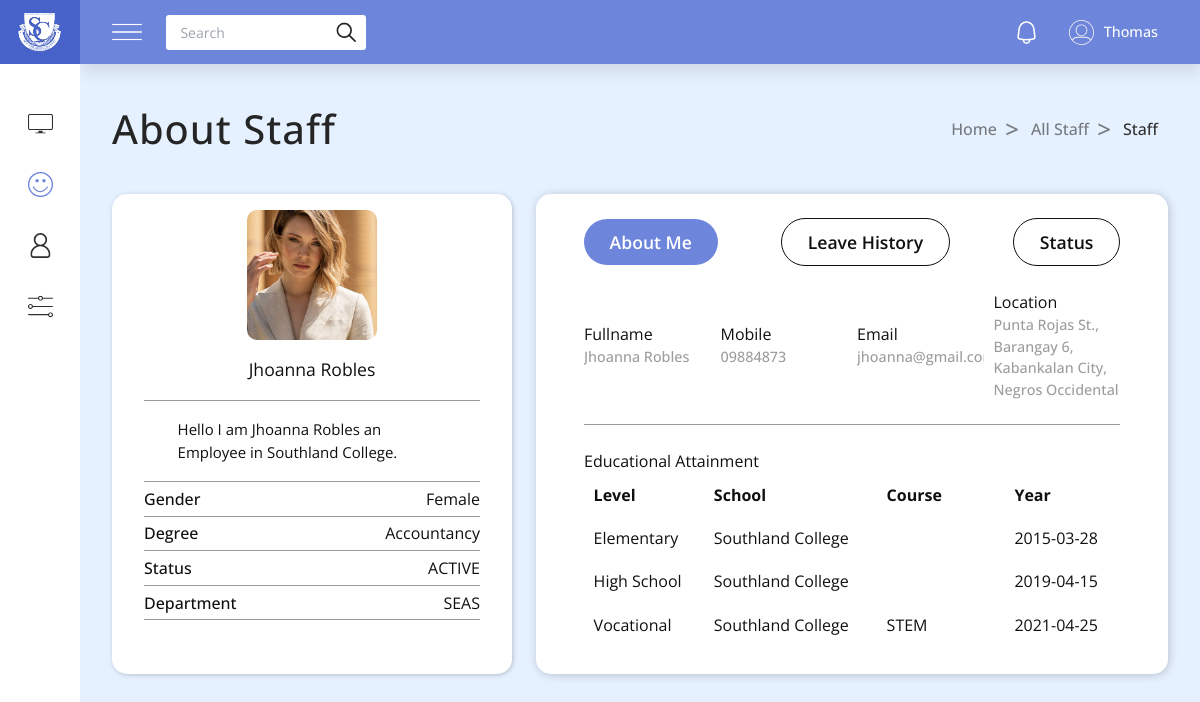
/admin/about_staff.php?id=30303 (signed in), run on the app's committed database.
### tables this page shows
CREATE TABLE `employee_tbl` (
  `employee_id` int(11) NOT NULL,
  `fname` varchar(255) NOT NULL,
  `mname` varchar(255) NOT NULL,
  `lname` varchar(255) NOT NULL,
  `date_of_birth` date NOT NULL,
  `place_of_birth` varchar(255) NOT NULL,
  `sex` varchar(255) NOT NULL,
  `blood_type` varchar(255) NOT NULL,
  `civil_status` varchar(255) NOT NULL,
  `tin_id` varchar(100) NOT NULL,
  `citizenship` varchar(255) NOT NULL,
  `sss_no` varchar(100) NOT NULL,
  `pagibig_no` varchar(100) NOT NULL,
  `philhealth_no` varchar(100) NOT NULL,
  `height` float NOT NULL,
  `weight` float NOT NULL,
  `residential_address` varchar(255) NOT NULL,
  `permanent_address` varchar(255) NOT NULL,
  `email` varchar(255) NOT NULL,
  `contact_number` varchar(100) NOT NULL,
  `status` varchar(255) NOT NULL DEFAULT 'ACTIVE',
  `photo_path` varchar(255) DEFAULT NULL,
  `department` varchar(255) NOT NULL
);

CREATE TABLE `college_tbl` (
  `employee_id` int(11) NOT NULL,
  `schoolname` varchar(255) NOT NULL,
  `address` varchar(255) NOT NULL,
  `course` varchar(255) NOT NULL,
  `year_graduate` date NOT NULL
);

CREATE TABLE `elementary_tbl` (
  `employee_id` int(11) NOT NULL,
  `schoolname` varchar(255) NOT NULL,
  `address` varchar(255) NOT NULL,
  `year_graduate` varchar(255) NOT NULL
);

CREATE TABLE `highschool_tbl` (
  `employee_id` int(11) NOT NULL,
  `schoolname` varchar(255) NOT NULL,
  `address` varchar(255) NOT NULL,
  `course` varchar(255) NOT NULL,
  `year_graduate` date NOT NULL
);

CREATE TABLE `vocational_tbl` (
  `employee_id` int(11) NOT NULL,
  `schoolname` varchar(255) NOT NULL,
  `address` varchar(255) NOT NULL,
  `course` varchar(255) NOT NULL,
  `year_graduate` date NOT NULL
);

### admin/about_staff.php (the view, shortened to what this page needs)
<?php
include('includes/connection.php');
if (isset($_GET['id'])) {
    $id = $_GET['id'];
    $query = "SELECT * from employee_tbl WHERE employee_id = $id";
    $query_res = mysqli_query($conn, $query);
    while ($row = mysqli_fetch_assoc($query_res)) {
        $fname = $row['fname'];
        $lname = $row['lname'];
        $email = $row['email'];
        $sex = $row['sex'];
        $contact = $row['contact_number'];
        $permanent_address = $row['permanent_address'];
        $photo_path = $row['photo_path'];
        $status = $row['status'];
        $department = $row['department'];
    }
    $query = "SELECT * FROM elementary_tbl WHERE employee_id = $id";
    $query_res = mysqli_query($conn, $query);
    if ($row = mysqli_fetch_assoc($query_res)) {
        $elem_school = $row['schoolname'];
        $elem_year = $row['year_graduate'];
    }
    $query = "SELECT * FROM highschool_tbl WHERE employee_id = $id";
    $query_res = mysqli_query($conn, $query);
    if ($row = mysqli_fetch_assoc($query_res)) {
        $highschool_school = $row['schoolname'];
        $highschool_year = $row['year_graduate'];
    }
    $query = "SELECT * FROM vocational_tbl WHERE employee_id = $id";
    $query_res = mysqli_query($conn, $query);
    if ($row = mysqli_fetch_assoc($query_res)) {
        $vocational_school = $row['schoolname'];
        $vocational_course = $row['course'];
        $vocational_year = $row['year_graduate'];
    }
    $query = "SELECT * FROM college_tbl WHERE employee_id = $id";
    $query_res = mysqli_query($conn, $query);
    if ($row = mysqli_fetch_assoc($query_res)) {
        $college_school = $row['schoolname'];
        $college_course = $row['course'];
        $college_year = $row['year_graduate'];
    }
}
$active = "about staff";
?>
<!DOCTYPE html>
<html lang="en">
<head>
    <link rel="stylesheet" href="styles/nav.css" />
    <link rel="stylesheet" href="styles/about.css" />
    <script src="https://cdn.tailwindcss.com"></script>
</head>
<body>
    <?php require 'partials/aside.php' ?>
    <?php require 'partials/nav.php' ?>
    <section class="section">
        <div class="section-title">
            <h1>About Staff</h1>
            <div class="breadcrumbs">
                <a href="/hrms/admin/">Home</a>
                <a href="/hrms/admin/all_staff.php">All Staff</a>
                <a href="#">Staff</a>
            </div>
        </div>
        <div class="about-container">
            <div class="about-profile">
                <div class="prof-img">
                    <img src="<?= $photo_path ? $photo_path : "images/profile-black.svg" ?>" alt="profile">
                </div>
                <div class="profile-desc">
                    <div class="profile-name">
                        <?php echo "<h1>$fname $lname</h1>"; ?>
                    </div>
                    <div class="profile-info">
                        <p>Hello I am <?php echo "$fname $lname" ?> an Employee in Southland College.</p>
                    </div>
                    <div class="bordered-info">
                        <h3>Gender</h3>
                        <?php echo "<p>$sex</p>"; ?>
                    </div>
                    <div class="bordered-info">
                        <h3>Degree</h3>
                        <span><?php echo "$college_course" ?></span>
                    </div>
                    <div class="bordered-info">
                        <h3>Status</h3>
                        <span><?php echo $status ?></span>
                    </div>
                    <div class="bordered-info">
                        <h3>Department</h3>
                        <span><?php echo $department ?></span>
                    </div>
                </div>
            </div>
            <div class="about">
                <div class="about-me">
                    <button>About Me</button>
                    <a href="leave_history.php?id=<?php echo $id; ?>">
                        <button class="history-btn">Leave History</button>
                    </a>
                    <button class="status-btn">Status</button>
                </div>
                <div class="info">
                    <div class="flex-1 w-1/4 overflow-hidden text-ellipsis">
                        <h3>Fullname</h3>
                        <?php echo "<p>$fname $lname</p>"; ?>
                    </div>
                    <div class="flex-1 w-1/4 overflow-hidden text-ellipsis">
                        <h3>Mobile</h3>
                        <?php echo "<p>$contact</p>"; ?>
                    </div>
                    <div class="flex-1 w-1/4 overflow-hidden text-ellipsis">
                        <h3>Email</h3>
                        <?php echo "<p>$email</p>"; ?>
                    </div>
                    <div class="flex-1 w-1/4 overflow-hidden text-ellipsis">
                        <h3>Location</h3>
                        <?php echo "<p>$permanent_address</p>"; ?>
                    </div>
                </div>
                <div class="desc">
                    <h3>Educational Attainment</h3>
                    <div class="desc-cont">
                        <table>
                            <tr>
                                <th>Level</th>
                                <th>School</th>
                                <th>Course</th>
                                <th>Year</th>
                            </tr>
                            <tr>
                                <td>Elementary</td>
                                <td><?php echo $elem_school ?></td>
                                <td></td>
                                <td><?php echo $elem_year ?></td>
                            </tr>
                            <tr>
                                <td>High School</td>
                                <td><?php echo $highschool_school ?></td>
                                <td></td>
                                <td><?php echo $highschool_year ?></td>
                            </tr>
                            <tr>
                                <td>Vocational</td>
                                <td><?php echo $vocational_school ?></td>
                                <td><?php echo $vocational_course ?></td>
                                <td><?php echo $vocational_year ?></td>
                            </tr>
                            <tr>
                                <td>College</td>
                                <td><?php echo $college_school ?></td>
                                <td><?php echo $college_course ?></td>
                                <td><?php echo $college_year ?></td>
                            </tr>
                        </table>
                    </div>
                </div>
            </div>
        </div>
    </section>
</body>
</html>

### admin/styles/nav.css (style rules this page uses)
.profile-info { text-align: center; }

### admin/styles/about.css (style rules this page uses)
body { display: flex; }
:root { --profile-height: 30rem; }
.about-container { display: flex; justify-content: center; align-items: center; gap: 1.5rem; }
.about-profile { width: 25rem; height: var(--profile-height); display: flex; flex-direction: column; justify-content: start; align-items: center; background: #fff; border-radius: 15px; padding: 1rem 2rem 1.5rem 2rem; flex-shrink: 0; box-shadow: 1px 1px 5px rgba(0, 0, 0, 0.2); }
.prof-img { width: 130px; height: 130px; }
.prof-img img { max-width: 100%; width: 100%; height: 100%; object-fit: cover; object-position: center; border-radius: 10px; }
.profile-desc { display: flex; flex-direction: column; justify-content: start; align-items: center; }
.profile-desc .profile-name { display: flex; flex-direction: column; align-items: center; padding: 1rem 0; }
.profile-desc .profile-name h1 { font-size: 1.1rem; }
.profile-desc .profile-info { padding: 1.1rem 2.1rem; border-top: 1px solid #9d9d9d; border-bottom: 1px solid #9d9d9d; }
.profile-desc .profile-info p { white-space: pre-line; text-justify: justify; text-align: start; font-size: 15px; }
.bordered-info { width: 100%; border-bottom: 1px solid #9d9d9d; display: flex; justify-content: space-between; padding: 0.3rem 0; }
.bordered-info h3 { font-size: 1rem; font-weight: 500; }
.bordered-info span { font-weight: 400; }
.about { width: 100%; min-height: var(--profile-height); max-height: var(--profile-height); background: #fff; border-radius: 15px; display: flex; flex-direction: column; padding: 1.5rem 3rem; gap: 1.5rem; box-shadow: 1px 1px 10px rgba(0, 0, 0, 0.2); }
.about-me { display: flex; align-items: center; justify-content: space-between; width: 100%; }
.about-me button { font-size: 1.1rem; font-weight: 600; text-align: center; padding: 0.6rem 1.6rem; background: #6d85db; color: white; border-radius: 50px; }
.about-me .history-btn { background: white; color: #101010; border: 1px solid #101010; cursor: pointer; transition: 0.2s ease-in-out; }
.about-me .status-btn { background: white; color: #101010; border: 1px solid #101010; cursor: pointer; transition: 0.2s ease-in-out; }
.about .info { display: flex; justify-content: space-between; align-items: center; text-overflow: ellipsis; gap: 10px; }
.about .info div { width: 100%; display: flex; flex-direction: column; justify-content: start; align-items: start; }
.about .info div h3 { font-size: 1rem; }
.about .info div p { font-size: 0.9rem; font-weight: 500; color: #9d9d9d; }
.about .desc { width: 100%; height: 100%; padding: 1.5rem 0; border-top: 1px solid #9d9d9d; overflow-x: hidden; text-overflow: ellipsis; }
table { justify-content: center; align-items: center; width: 100%; overflow: hidden; }
td, th { text-align: left; padding: 0.6rem; }

### admin/styles/main.css (style rules this page uses)
*, *::after, *::before { margin: 0; padding: 0; box-sizing: border-box; font-family: "Open Sans", Arial, sans-serif; }
:root { --primary-color: #e6f1ff; --secondary-color: #101010; --sidebar-open-width: 18rem; --navbar-height: 4rem; --sidebar-close-width: 5rem; --percentage-height: 3px; --m-navbar-height: 4rem; }
body { min-height: 100vh; background: var(--primary-color); color: var(--secondary-color); }
body, h1, h2, h3, p, ul, li { margin: 0; padding: 0; }
img { max-width: 100%; height: auto; }
button { outline: none; background: none; border: none; }
.section { width: 100%; padding: 2rem; padding-top: var(--navbar-height); padding-bottom: 2rem; }
.section-title { width: 100%; display: flex; justify-content: space-between; align-items: center; color: #252525; padding: 2.2rem 0; }
.section-title h1 { font-size: 2.5rem; font-weight: 500; letter-spacing: 1px; }
.section-title .breadcrumbs { display: flex; justify-content: center; align-items: center; }
.section-title .breadcrumbs a { display: flex; justify-content: center; align-items: center; font-size: 16px; font-weight: 500; padding: 10px; color: #303030; }
.section-title .breadcrumbs > :not(:last-child) { position: relative; padding-right: 1.5rem; color: #767a7f; }
.section-title .breadcrumbs > :not(:last-child)::after { content: ">"; position: absolute; right: 2px; font-size: 1.5rem; }

### data on the page
employee_tbl: photo_path (picture), fname "Jhoanna", lname "Robles", sex "Female", status "ACTIVE", department "SEAS", contact_number "09884873", email "jhoanna@gmail.…", permanent_address "Punta Rojas St., Barangay 6, Kabankalan City, Negros Occidental"
college_tbl: course "Accountancy"
elementary_tbl: schoolname "Southland College", year_graduate "2015-03-28"
highschool_tbl: schoolname "Southland College", year_graduate "2019-04-15"
vocational_tbl: schoolname "Southland College", course "STEM", year_graduate "2021-04-25"
